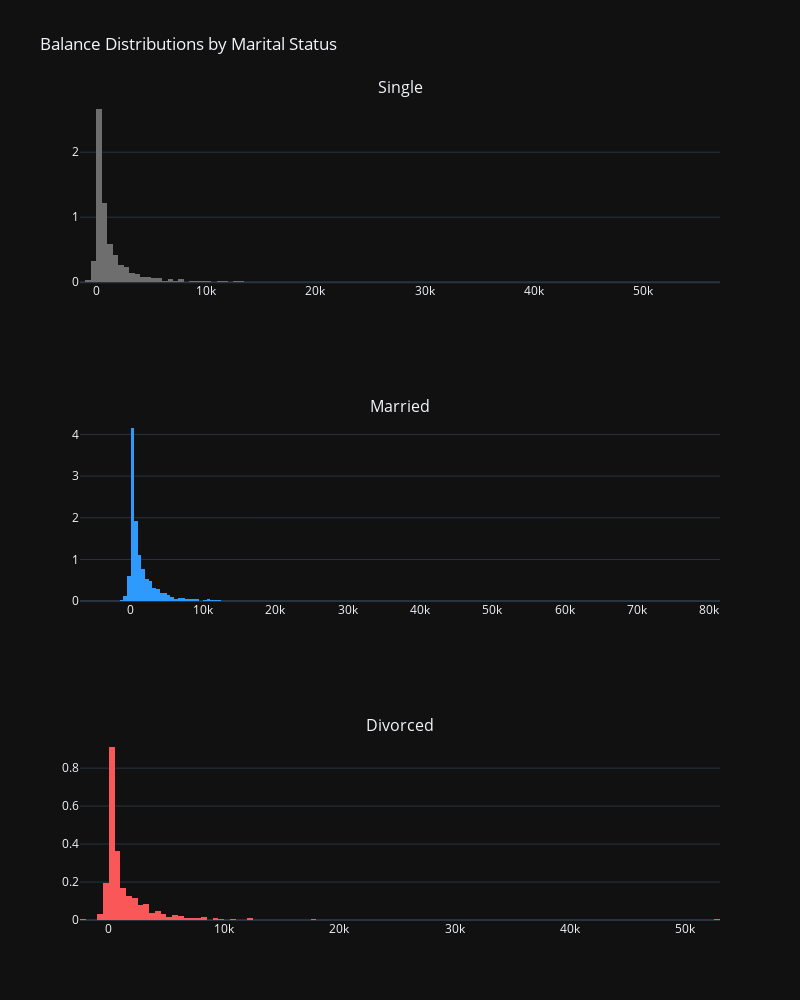

The code cell stored with this chart in its notebook:
### Code cell
import plotly.graph_objects as go
from plotly.subplots import make_subplots
from plotly.offline import init_notebook_mode, iplot

init_notebook_mode(connected=True)

# Distribution of Balances by Marital status
single = df['balance'].loc[df['marital'] == 'single'].values
married = df['balance'].loc[df['marital'] == 'married'].values
divorced = df['balance'].loc[df['marital'] == 'divorced'].values

single_dist = go.Histogram(
    x=single,
    histnorm='density',
    name='single',
    marker=dict(color='#6E6E6E')
)

married_dist = go.Histogram(
    x=married,
    histnorm='density',
    name='married',
    marker=dict(color='#2E9AFE')
)

divorced_dist = go.Histogram(
    x=divorced,
    histnorm='density',
    name='divorced',
    marker=dict(color='#FA5858')
)

# Use make_subplots instead of deprecated tools
fig = make_subplots(
    rows=3, cols=1,
    shared_xaxes=False,
    subplot_titles=("Single", "Married", "Divorced")
)

fig.add_trace(single_dist, row=1, col=1)
fig.add_trace(married_dist, row=2, col=1)
fig.add_trace(divorced_dist, row=3, col=1)

fig.update_layout(
    showlegend=False,
    title_text="Balance Distributions by Marital Status",
    height=1000,
    width=800
)

iplot(fig)

### Figure 1 — Plotly figure (JSON) as saved in the notebook; plotly's stock layout.template omitted (floating-point values rounded to 4 significant figures; data arrays with more than 128 entries replaced by an {"elided": "..."} marker saying what was removed)
{"data": [{"histnorm": "density", "marker": {"color": "#6E6E6E"}, "name": "single", "x": {"elided": "3336 int values"}, "xaxis": "x", "yaxis": "y", "type": "histogram"}, {"histnorm": "density", "marker": {"color": "#2E9AFE"}, "name": "married", "x": {"elided": "5815 int values"}, "xaxis": "x2", "yaxis": "y2", "type": "histogram"}, {"histnorm": "density", "marker": {"color": "#FA5858"}, "name": "divorced", "x": {"elided": "1174 int values"}, "xaxis": "x3", "yaxis": "y3", "type": "histogram"}], "layout": {"annotations": [{"font": {"size": 16}, "showarrow": false, "text": "Single", "x": 0.5, "xanchor": "center", "xref": "paper", "y": 1.0, "yanchor": "bottom", "yref": "paper"}, {"font": {"size": 16}, "showarrow": false, "text": "Married", "x": 0.5, "xanchor": "center", "xref": "paper", "y": 0.6111, "yanchor": "bottom", "yref": "paper"}, {"font": {"size": 16}, "showarrow": false, "text": "Divorced", "x": 0.5, "xanchor": "center", "xref": "paper", "y": 0.2222, "yanchor": "bottom", "yref": "paper"}], "height": 1000, "showlegend": false, "title": {"text": "Balance Distributions by Marital Status"}, "width": 800, "xaxis": {"anchor": "y", "domain": [0.0, 1.0]}, "yaxis": {"anchor": "x", "domain": [0.7778, 1.0]}, "xaxis2": {"anchor": "y2", "domain": [0.0, 1.0]}, "yaxis2": {"anchor": "x2", "domain": [0.3889, 0.6111]}, "xaxis3": {"anchor": "y3", "domain": [0.0, 1.0]}, "yaxis3": {"anchor": "x3", "domain": [0.0, 0.2222]}}}
